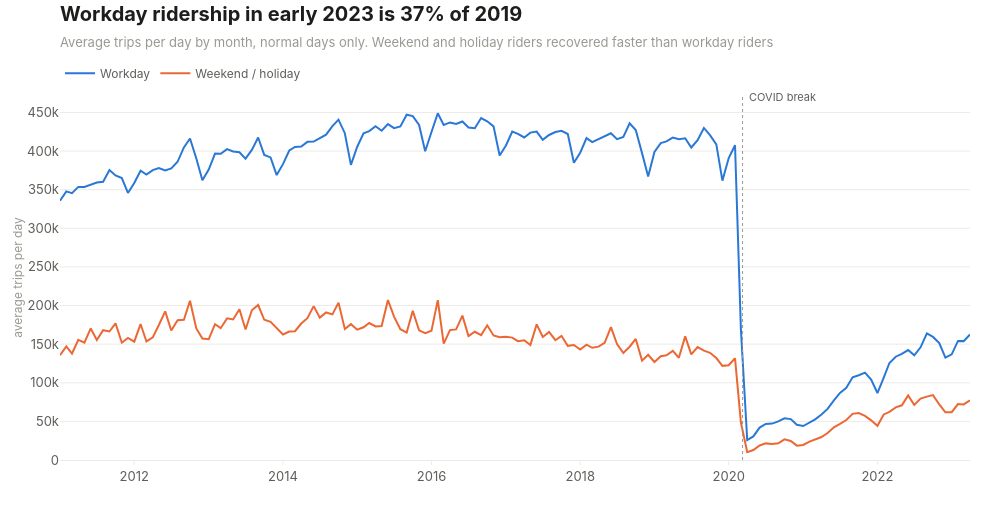

The notebook cell this image was saved under:
### Code cell
line_styles = {
    "workday": dict(color=viz.ACCENT, width=2),
    "weekend_holiday": dict(color=viz.CONTRAST, width=2),
}
line_names = {"workday": "Workday", "weekend_holiday": "Weekend / holiday"}

fig = go.Figure()
for day_type, style in line_styles.items():
    rows = monthly[monthly["day_type"] == day_type]
    fig.add_trace(go.Scatter(
        x=rows["month"],
        y=rows["trips_per_day"],
        mode="lines",
        name=line_names[day_type],
        line=style,
        hovertemplate="%{x|%b %Y}: %{y:,.0f} trips per day<extra>%{fullData.name}</extra>",
    ))

viz.vline(fig, "2020-03-09", "COVID break", y=1.02)
fig.update_yaxes(tickformat="~s", title_text="average trips per day", rangemode="tozero")

title = f"Workday ridership in early 2023 is {recovery_pct:.0f}% of 2019"
subtitle = "Average trips per day by month, normal days only. Weekend and holiday riders recovered faster than workday riders"
viz.titled(fig, title, subtitle)
viz.save(fig, "03_monthly_trend")
fig

### Figure 1 — Plotly figure (JSON) as saved in the notebook; plotly's stock layout.template omitted (floating-point values rounded to 4 significant figures; data arrays with more than 128 entries replaced by an {"elided": "..."} marker saying what was removed)
{"data": [{"hovertemplate": "%{x|%b %Y}: %{y:,.0f} trips per day<extra>%{fullData.name}</extra>", "line": {"color": "#2a78d6", "width": 2}, "mode": "lines", "name": "Workday", "type": "scatter", "x": {"elided": "148 str values"}, "y": {"elided": "148 float values"}}, {"hovertemplate": "%{x|%b %Y}: %{y:,.0f} trips per day<extra>%{fullData.name}</extra>", "line": {"color": "#eb6834", "width": 2}, "mode": "lines", "name": "Weekend / holiday", "type": "scatter", "x": {"elided": "148 str values"}, "y": {"elided": "148 float values"}}], "layout": {"annotations": [{"font": {"color": "#5f5e5a", "size": 11}, "showarrow": false, "text": "COVID break", "x": "2020-03-09", "xanchor": "left", "xshift": 4, "y": 1.02, "yref": "paper"}], "height": 520, "shapes": [{"line": {"color": "#9a9993", "dash": "dot", "width": 1}, "type": "line", "x0": "2020-03-09", "x1": "2020-03-09", "xref": "x", "y0": 0, "y1": 1, "yref": "y domain"}], "title": {"text": "<b>Workday ridership in early 2023 is 37% of 2019</b><br><span style='font-size:13px;color:#9a9993'>Average trips per day by month, normal days only. Weekend and holiday riders recovered faster than workday riders</span>"}, "width": 1000, "yaxis": {"rangemode": "tozero", "tickformat": "~s", "title": {"text": "average trips per day"}}}}
